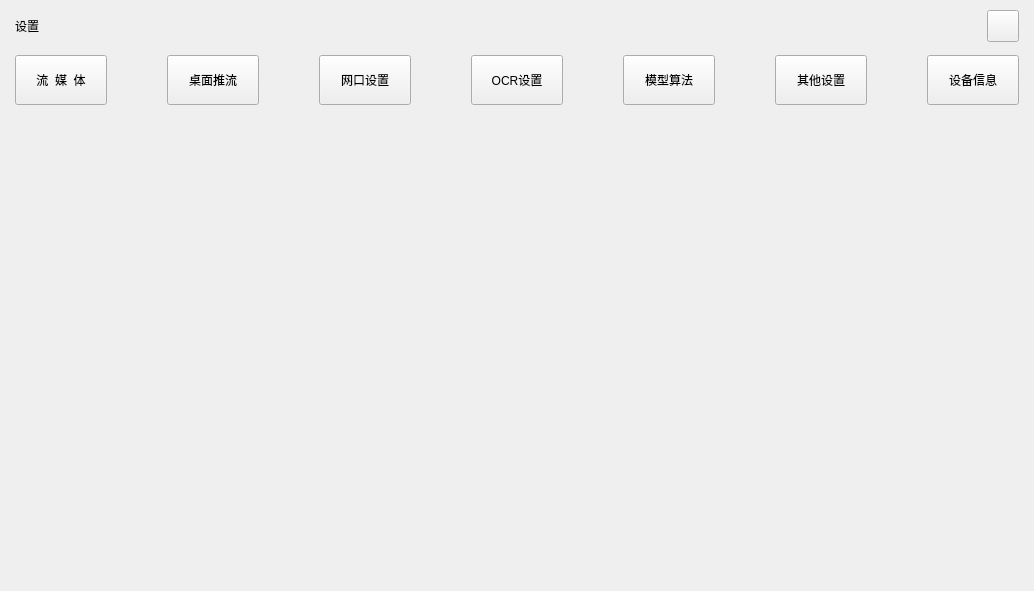
<?xml version="1.0" encoding="UTF-8"?>
<ui version="4.0">
 <class>ParameterSetWidget</class>
 <widget class="QWidget" name="ParameterSetWidget">
  <property name="geometry">
   <rect>
    <x>0</x>
    <y>0</y>
    <width>830</width>
    <height>591</height>
   </rect>
  </property>
  <property name="windowTitle">
   <string>Form</string>
  </property>
  <layout class="QGridLayout" name="gridLayout">
   <property name="leftMargin">
    <number>0</number>
   </property>
   <property name="topMargin">
    <number>0</number>
   </property>
   <property name="rightMargin">
    <number>0</number>
   </property>
   <property name="bottomMargin">
    <number>0</number>
   </property>
   <property name="spacing">
    <number>0</number>
   </property>
   <item row="0" column="0">
    <widget class="QWidget" name="ParameterSetContent_Widget" native="true">
     <layout class="QVBoxLayout" name="verticalLayout_3" stretch="0,0,0,1">
      <property name="leftMargin">
       <number>15</number>
      </property>
      <property name="topMargin">
       <number>10</number>
      </property>
      <property name="rightMargin">
       <number>15</number>
      </property>
      <property name="bottomMargin">
       <number>10</number>
      </property>
      <item>
       <layout class="QHBoxLayout" name="horizontalLayout">
        <item>
         <widget class="QLabel" name="ParameterSet_label_2">
          <property name="text">
           <string>设置</string>
          </property>
         </widget>
        </item>
        <item>
         <spacer name="horizontalSpacer">
          <property name="orientation">
           <enum>Qt::Horizontal</enum>
          </property>
          <property name="sizeHint" stdset="0">
           <size>
            <width>40</width>
            <height>20</height>
           </size>
          </property>
         </spacer>
        </item>
        <item>
         <widget class="QPushButton" name="ParameterSetClose_pushButton_2">
          <property name="minimumSize">
           <size>
            <width>32</width>
            <height>32</height>
           </size>
          </property>
          <property name="maximumSize">
           <size>
            <width>32</width>
            <height>32</height>
           </size>
          </property>
          <property name="text">
           <string/>
          </property>
         </widget>
        </item>
       </layout>
      </item>
      <item>
       <widget class="QWidget" name="PageSeparate1_widget" native="true">
        <property name="minimumSize">
         <size>
          <width>0</width>
          <height>1</height>
         </size>
        </property>
        <property name="maximumSize">
         <size>
          <width>16777215</width>
          <height>1</height>
         </size>
        </property>
       </widget>
      </item>
      <item>
       <layout class="QVBoxLayout" name="verticalLayout_2">
        <property name="spacing">
         <number>0</number>
        </property>
        <item>
         <layout class="QHBoxLayout" name="horizontalLayout_2">
          <property name="spacing">
           <number>60</number>
          </property>
          <item>
           <widget class="QPushButton" name="Para_pushButton">
            <property name="minimumSize">
             <size>
              <width>92</width>
              <height>50</height>
             </size>
            </property>
            <property name="maximumSize">
             <size>
              <width>92</width>
              <height>50</height>
             </size>
            </property>
            <property name="text">
             <string>流  媒  体</string>
            </property>
            <property name="checkable">
             <bool>true</bool>
            </property>
           </widget>
          </item>
          <item>
           <widget class="QPushButton" name="DeskPush_pushButton">
            <property name="minimumSize">
             <size>
              <width>92</width>
              <height>50</height>
             </size>
            </property>
            <property name="maximumSize">
             <size>
              <width>92</width>
              <height>50</height>
             </size>
            </property>
            <property name="text">
             <string>桌面推流</string>
            </property>
            <property name="checkable">
             <bool>true</bool>
            </property>
           </widget>
          </item>
          <item>
           <widget class="QPushButton" name="EthSet_pushButton">
            <property name="minimumSize">
             <size>
              <width>92</width>
              <height>50</height>
             </size>
            </property>
            <property name="maximumSize">
             <size>
              <width>92</width>
              <height>50</height>
             </size>
            </property>
            <property name="text">
             <string>网口设置</string>
            </property>
            <property name="checkable">
             <bool>true</bool>
            </property>
           </widget>
          </item>
          <item>
           <widget class="QPushButton" name="OcrSet_pushButton">
            <property name="minimumSize">
             <size>
              <width>92</width>
              <height>50</height>
             </size>
            </property>
            <property name="maximumSize">
             <size>
              <width>92</width>
              <height>50</height>
             </size>
            </property>
            <property name="text">
             <string>OCR设置</string>
            </property>
            <property name="checkable">
             <bool>true</bool>
            </property>
           </widget>
          </item>
          <item>
           <widget class="QPushButton" name="Model_pushButton">
            <property name="minimumSize">
             <size>
              <width>92</width>
              <height>50</height>
             </size>
            </property>
            <property name="maximumSize">
             <size>
              <width>92</width>
              <height>50</height>
             </size>
            </property>
            <property name="text">
             <string>模型算法</string>
            </property>
            <property name="checkable">
             <bool>true</bool>
            </property>
           </widget>
          </item>
          <item>
           <widget class="QPushButton" name="OtherSet_pushButton">
            <property name="minimumSize">
             <size>
              <width>92</width>
              <height>50</height>
             </size>
            </property>
            <property name="maximumSize">
             <size>
              <width>92</width>
              <height>50</height>
             </size>
            </property>
            <property name="text">
             <string>其他设置</string>
            </property>
            <property name="checkable">
             <bool>true</bool>
            </property>
          </widget>
         </item>
         <item>
          <widget class="QPushButton" name="DeviceInfo_pushButton">
           <property name="minimumSize">
            <size>
             <width>92</width>
             <height>50</height>
            </size>
           </property>
           <property name="maximumSize">
            <size>
             <width>92</width>
             <height>50</height>
            </size>
           </property>
           <property name="text">
            <string>设备信息</string>
           </property>
           <property name="checkable">
            <bool>true</bool>
           </property>
          </widget>
         </item>
         <item>
          <spacer name="horizontalSpacer_2">
            <property name="orientation">
             <enum>Qt::Horizontal</enum>
            </property>
            <property name="sizeHint" stdset="0">
             <size>
              <width>40</width>
              <height>20</height>
             </size>
            </property>
           </spacer>
          </item>
         </layout>
        </item>
        <item>
         <widget class="QWidget" name="PageSeparate2_widget" native="true">
          <property name="minimumSize">
           <size>
            <width>0</width>
            <height>1</height>
           </size>
          </property>
          <property name="maximumSize">
           <size>
            <width>16777215</width>
            <height>1</height>
           </size>
          </property>
         </widget>
        </item>
       </layout>
      </item>
      <item>
       <widget class="QWidget" name="Content_widget" native="true">
        <layout class="QVBoxLayout" name="verticalLayout">
         <property name="spacing">
          <number>0</number>
         </property>
         <property name="leftMargin">
          <number>0</number>
         </property>
         <property name="topMargin">
          <number>0</number>
         </property>
         <property name="rightMargin">
          <number>0</number>
         </property>
         <property name="bottomMargin">
          <number>0</number>
         </property>
        </layout>
       </widget>
      </item>
     </layout>
    </widget>
   </item>
  </layout>
 </widget>
 <resources/>
 <connections/>
</ui>
